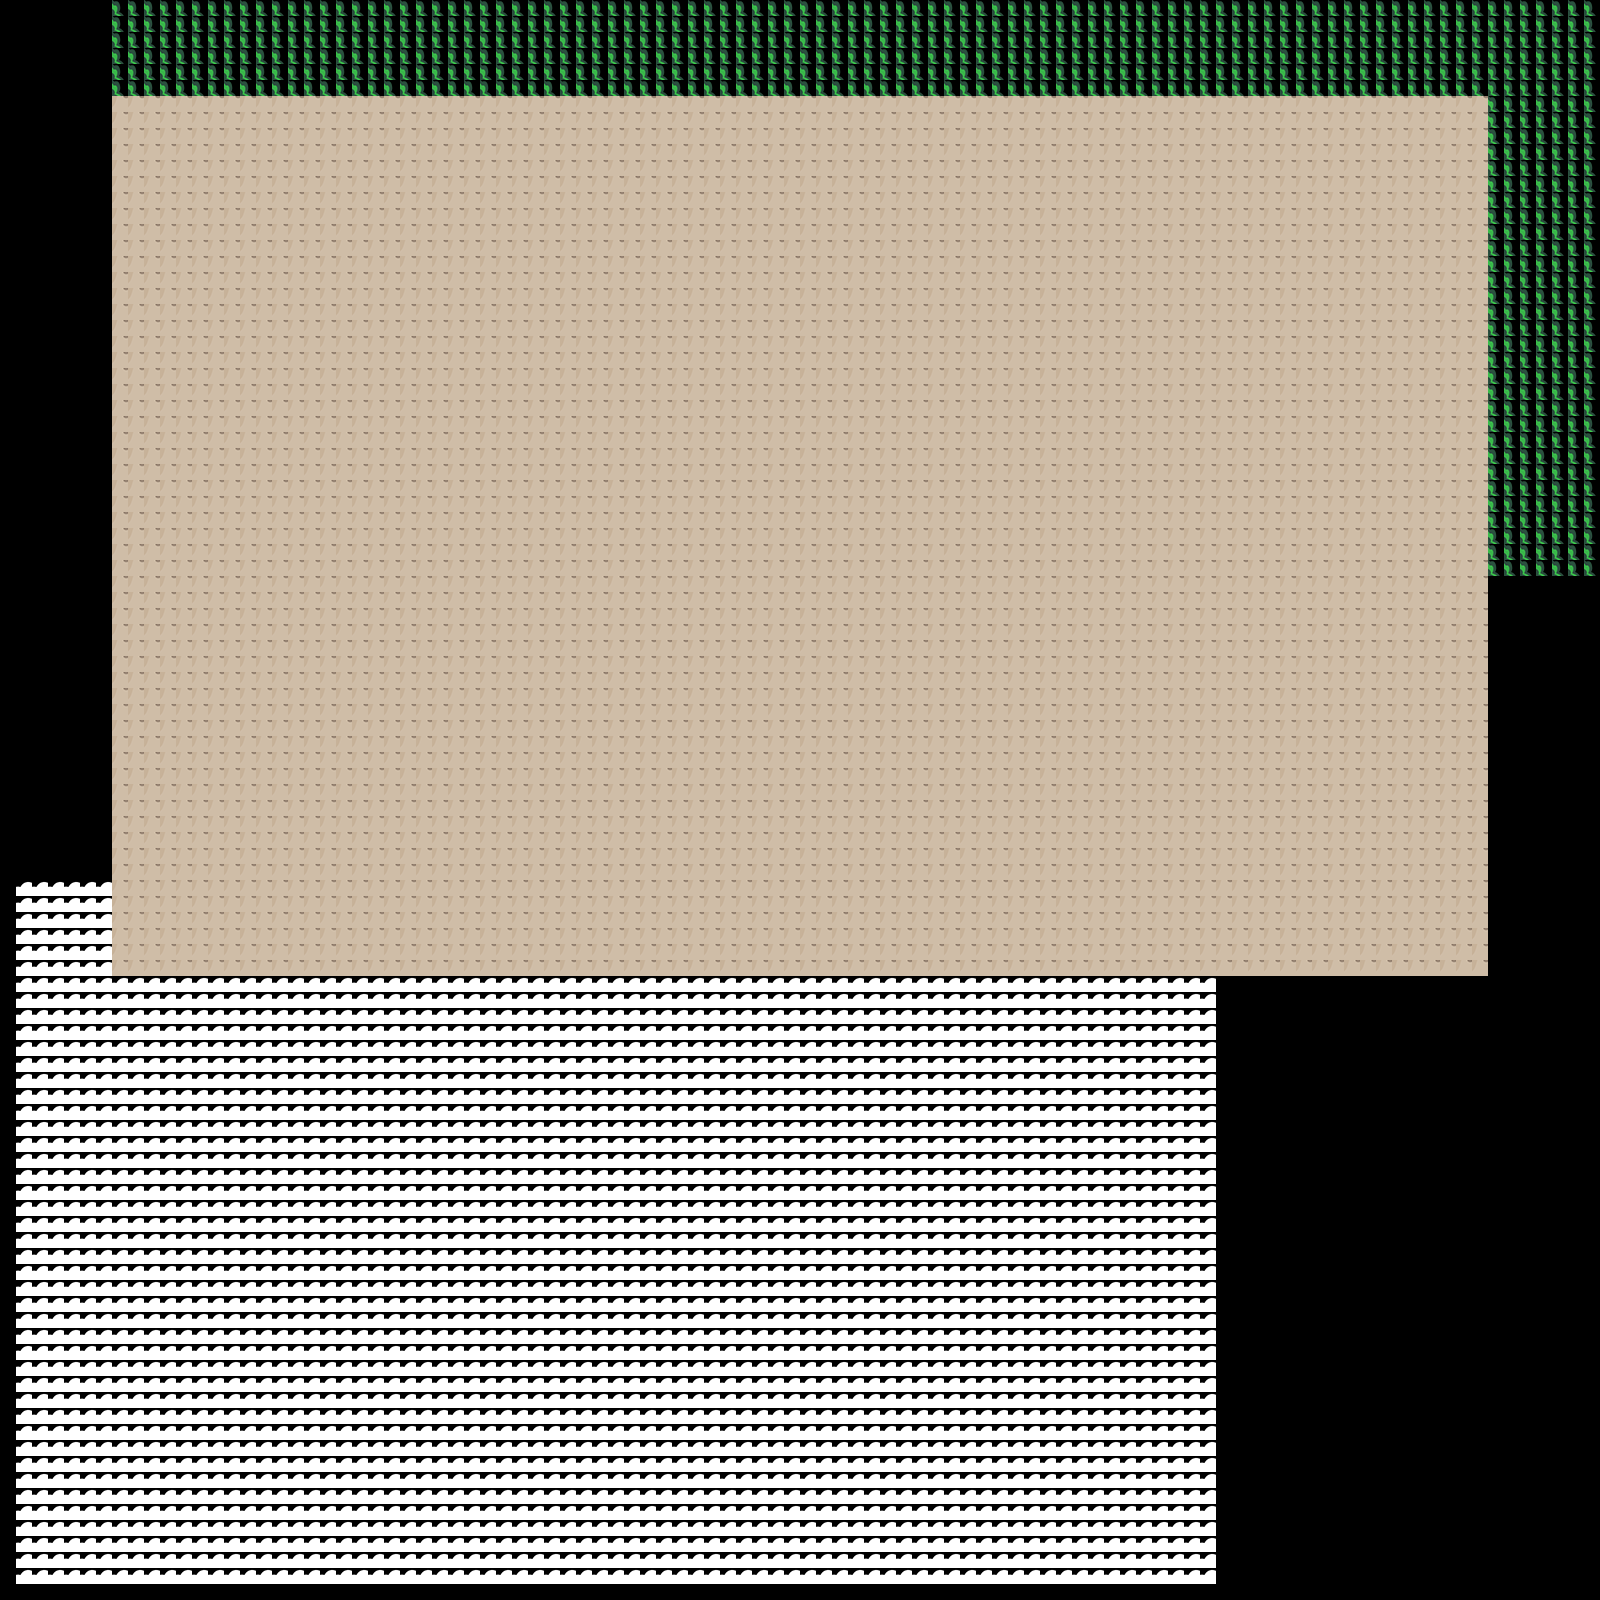

The image is a tile-based game level rendered from a .tmx file. Its description and source (layers, tilesets, objects; grid data summarised) follow:
An orthogonal 100x100 tile map with 16x16 px tiles, 1 tile layer (Camada de Tiles 1).

<map version="1.0" tiledversion="1.1.5" orientation="orthogonal" renderorder="right-down" width="100" height="100" tilewidth="16" tileheight="16" infinite="0" nextobjectid="1">
 <tileset firstgid="1" name="tileSet-hd" tilewidth="16" tileheight="16" tilecount="256" columns="16">
  <image source="tileSet.png" trans="fe80fe" width="256" height="256" />
 </tileset>
 <layer name="Camada de Tiles 1" width="100" height="100">
  <data>[10000 cells, 8384 non-empty, 3 distinct tile ids]</data>
 </layer>
</map>
